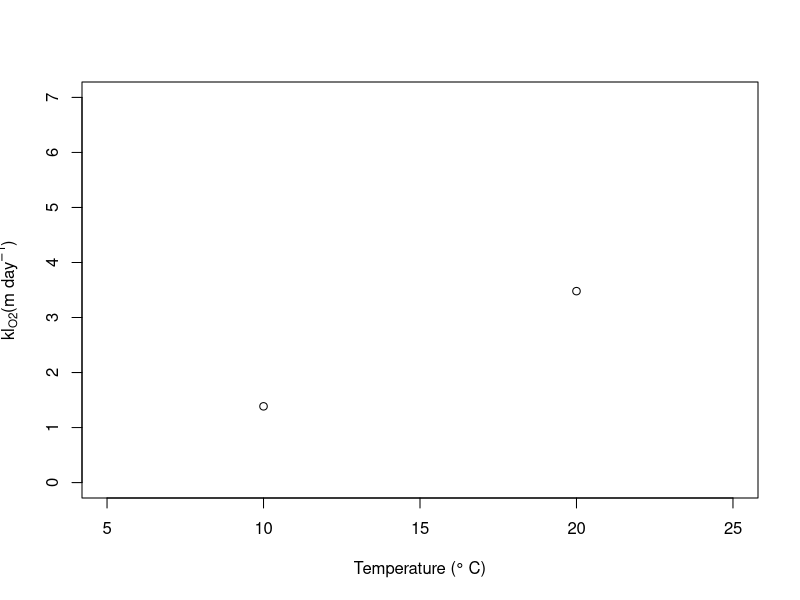
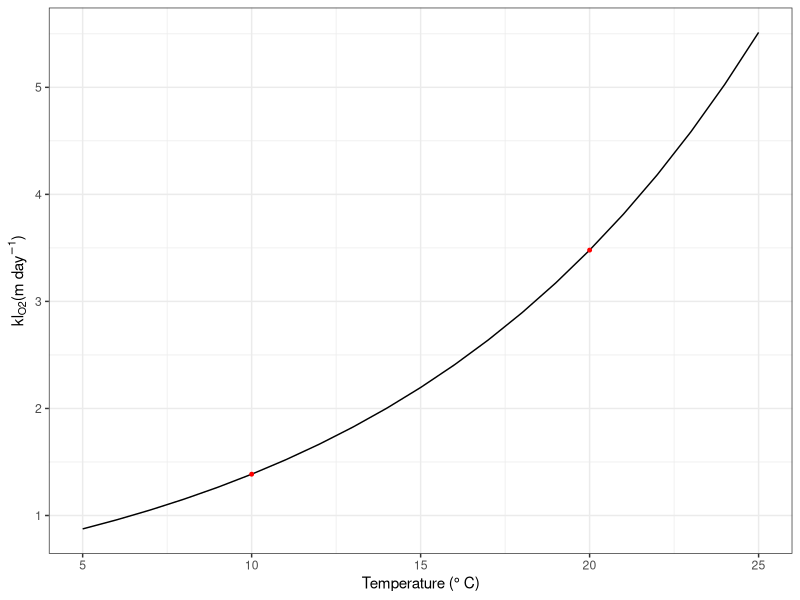

These figures' R source, in order: (Note: this script raises an error after producing the figures.)
rm(list = ls())

library("readxl")
library('ggplot2')
library('tidyr')
library('dplyr')
library('gridExtra')

#prep
dat.org <- data.frame(read_excel("../data/dat_resp.xlsx", sheet = "all"))
dat.info <- data.frame(read_excel("../data/dat_resp.xlsx", sheet = "info"))

dat.info.f <- dat.info %>% select(c('reactor', 'temp','gas','datetime','day', 'wet_weight', 'dm','vs','lig','cel','hem','lip','tan','tn','vfa','pH')) %>%
  mutate(dm = dm * 10, vs = vs * dm)
mass <- dat.info.f$wet_weight[dat.info.f$day == 0]/1000 # kg
mass <- mass[!is.na(mass)]

dat.org <- dat.org[dat.org$reactor != 'bg',]
dat.org$mass <- mass

f_CH4 <- 1/1000000 * dat.org$cor_flow/(0.082057 * 293) * 60 * 24 * 16 *1000 / dat.org$mass # mg pr. kg slurry pr day
f_CO2 <- 1/1000000 * dat.org$cor_flow/(0.082057 * 293) * 60 * 24 * 44 *1000 / dat.org$mass # mg pr. kg slurry pr day

CO2_bg <- 430
CH4_bg <- 2 

surf_area <- (9.5/2)^2 * pi / 10000# m^2 

ifelse(dat.org$gas == "air", dat.org$CO2_emis <- (as.numeric(dat.org$co2) - CO2_bg) * f_CO2, dat.org$CO2_emis <- dat.org$co2 * f_CO2)  
ifelse(dat.org$gas == "air", dat.org$CH4_emis <- (as.numeric(dat.org$ch4) - CH4_bg) * f_CH4, dat.org$CH4_emis <- dat.org$ch4 * f_CH4)  

surf_conv <- mean(mass/surf_area) # convert mg / kg slurry / day to mg / m2 / day

dat.mod <- dat.org %>% group_by(reactor, temp, gas, day, date) %>% 
  mutate(ratio = (CH4_emis * 12.01/16.04)/(CH4_emis * 12.01/16.04 + CO2_emis * 12.01/44.01)) %>% 
  group_by(temp, gas, day, date) %>% summarise(across(c('CO2_emis','CH4_emis','ratio'), .fns = list(mean = mean, sd = sd), na.rm = TRUE)) 
dat.mod$CO2_surf_emis_mean <- 0
dat.mod$CO2_surf_emis_mean[dat.mod$temp == 10 & dat.mod$gas == 'air'] <- dat.mod$CO2_emis_mean[dat.mod$temp == 10 & dat.mod$gas == 'air'] - dat.mod$CO2_emis_mean[dat.mod$temp == 10 & dat.mod$gas == 'n2']
dat.mod$CO2_surf_emis_mean[dat.mod$temp == 20 & dat.mod$gas == 'air'] <- dat.mod$CO2_emis_mean[dat.mod$temp == 20 & dat.mod$gas == 'air'] - dat.mod$CO2_emis_mean[dat.mod$temp == 20 & dat.mod$gas == 'n2']
dat.mod$CO2_surf_emis_sd <- 0
dat.mod$CO2_surf_emis_sd[dat.mod$temp == 10 & dat.mod$gas == 'air'] <- sqrt((dat.mod$CO2_emis_sd[dat.mod$temp == 10 & dat.mod$gas == 'air'])^2 - (dat.mod$CO2_emis_sd[dat.mod$temp == 10 & dat.mod$gas == 'n2'])^2)
dat.mod$CO2_surf_emis_sd[dat.mod$temp == 20 & dat.mod$gas == 'air'] <- sqrt((dat.mod$CO2_emis_sd[dat.mod$temp == 20 & dat.mod$gas == 'air'])^2 + (dat.mod$CO2_emis_sd[dat.mod$temp == 20 & dat.mod$gas == 'n2'])^2)

dat.mod$CO2_surf_emis_mean <- dat.mod$CO2_surf_emis_mean /1000 * surf_conv
dat.mod$CO2_surf_emis_sd <- dat.mod$CO2_surf_emis_sd /1000 * surf_conv

# CO2_surf_emis has units of g CO2/m2/d. Omit first 12 days, to ensure stable bacteria in surface. 
# Omit above 100 days, to ensure CO2 resp has not depleted carbon so much that we cannot compare 
# air and n2 reactors anymore and assume that the difference is only due to surface resp.
# this is also where we see the change in delta values. 

dat.mod.surf <- dat.mod %>% filter(day < 100) %>% group_by(temp, gas) %>% 
 summarize(m_surf = mean(CO2_surf_emis_mean), sd_rel_surf = sqrt(sum((CO2_surf_emis_sd/CO2_surf_emis_mean*100)^2))/100) %>%
  mutate(abs_sd = sd_rel_surf * m_surf)


# calculate kl_O2

temp_standard <- 298
temp_K <- dat.mod.surf$temp[dat.mod.surf$m_surf != 0] + 273.15

kH_oxygen <- 0.0013 * exp(1700 * ((1 / temp_K) - (1 / temp_standard))) * 32 * 1000
E_surf <- dat.mod.surf$m_surf[dat.mod.surf$m_surf != 0]
area <- surf_area
temp_C <- c(10, 20)
pars <- data.frame(kH_oxygen = kH_oxygen, E_surf = E_surf, area = area, temp_C = temp_C) 
CO2_aer <- 1.12 # amount of CO2 produced pr gCOD consumed by aerobic bacteria. if there was no bacteria growth it would be 44gCO2/32gO2
pars$kl.oxygen <- pars$E_surf/CO2_aer / (pars$kH_oxygen * 0.208)

# Step 3: Fit the linear regression model
model <- lm(log(kl.oxygen) ~ temp_C, data = pars)

plot(pars$temp_C, pars$kl.oxygen, ylim = c(0,7), 
     xlim = c(5, 25), ylab = expression('kl'[O2]*'(m day'^{-1}*')'), xlab = 'Temperature (\u00B0 C)')
temps <- c(5:25)
pred <- exp(model$coefficients[1] + model$coefficients[2] * temps)

pred_klo2 <- data.frame(cbind(temp = as.numeric(temps), klo2 = as.numeric(pred), type = 'model'))

plot_klo2 <- data.frame(rbind(pred_klo2, data.frame(temp = pars$temp_C, klo2 = pars$kl.oxygen, type = 'data')))

ggplot(plot_klo2, aes(as.numeric(temp), as.numeric(klo2))) +
  geom_line() +
  geom_point(data = subset(plot_klo2, type == 'data'), aes(as.numeric(temp), as.numeric(klo2)), col = "red", size = 1) + theme_bw() +
  labs(y = expression('kl'[O2]*'(m day'^{-1}*')'), x = 'Temperature (\u00B0 C)')
ggsave('../figures/fig_klo2.png', height = 3, width = 3)
write.csv(pars, '../output/surf_resp_dat.csv', row.names = F)
